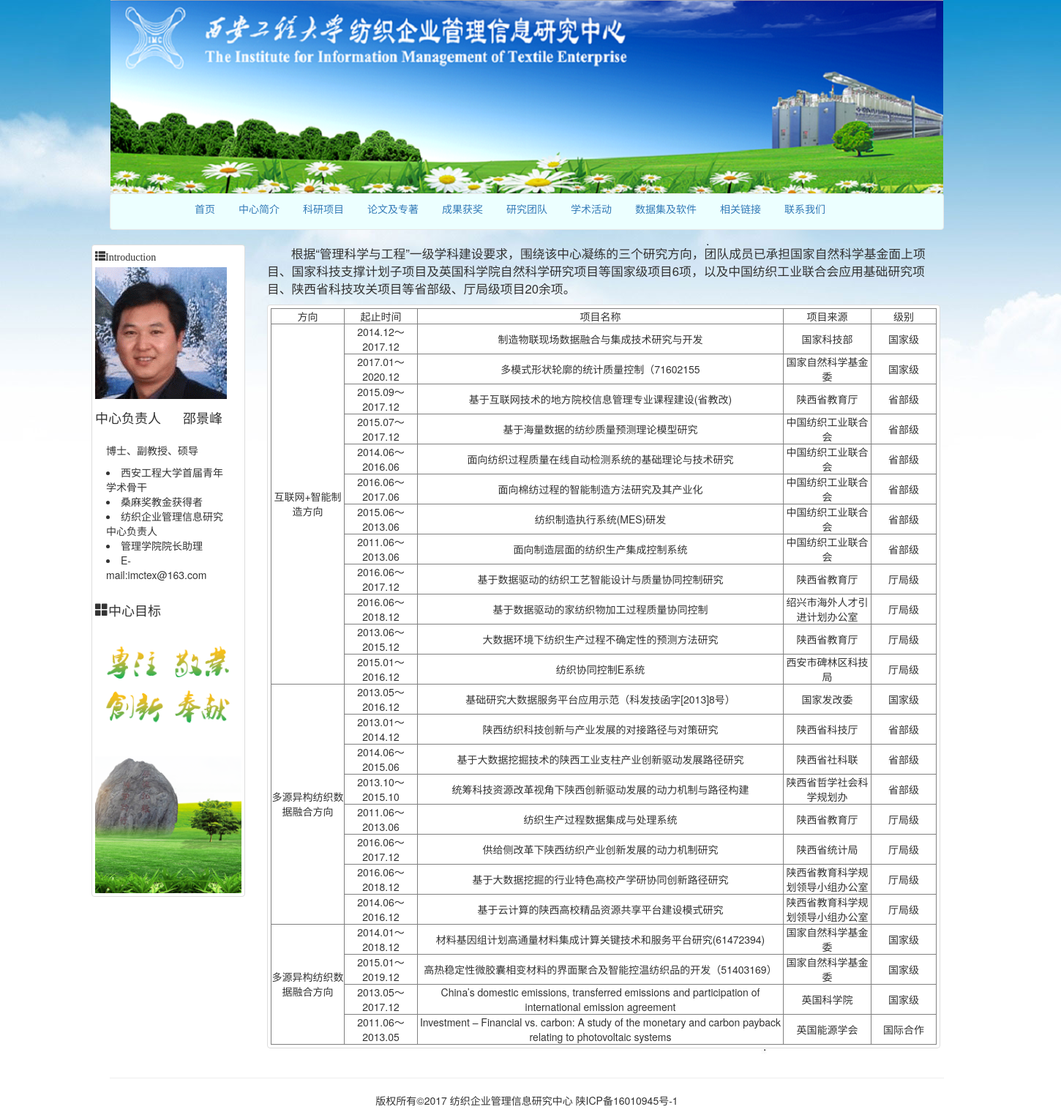
Page /research/researchs/ on the committed database.
### research/models.py (models this page shows, shortened)
class Research(models.Model):
    name = models.CharField('项目名称',max_length=200)
    orientation = models.CharField('研究方向',max_length=200,blank=True)
    time = models.CharField('起止时间',max_length=200,blank=True)
    projectorigin = models.CharField('项目来源',max_length=200,blank=True)
    rank = models.CharField('级别',max_length=200,blank=True)
    class Meta:
        verbose_name = '科研项目'
        verbose_name_plural = '科研项目'

### research/views.py (the view)
def researchs(request):
    research1 = Research.objects.filter(orientation="互联网+智能制造方向")
    r1 = len(research1)
    research2 = Research.objects.filter(orientation="多源异构纺织数据融合方向")
    r2 = len(research2)
    research3 = Research.objects.filter(orientation="纤维材料高通量计算")
    r3 = len(research3)
    return render(request, "reserach/research_list.html", {"research1": research1,"research2": research2,"research3": research3,"r1":r1,"r2":r2,"r3":r3})

### templates/reserach/research_list.html (shortened to what this page needs)
{% extends "base.html" %}
{% block content %}
<div class="container">
 <div class="col-md-10">
    <p style="font-size: larger">&nbsp;&nbsp;&nbsp;&nbsp;&nbsp;&nbsp;&nbsp;根据“管理科学与工程”一级学科建设要求，围绕该中心凝练的三个研究方向，团队成员已承担国家自然科学基金面上项目、国家科技支撑计划子项目及英国科学院自然科学研究项目等国家级项目6项，以及中国纺织工业联合会应用基础研究项目、陕西省科技攻关项目等省部级、厅局级项目20余项。</p>
<div class="thumbnail">
    <table width="910" border="1" BGCOLOR="#ccffcc">
    <tr align="center"><td>方向</td><td>起止时间</td><td>项目名称</td><td>项目来源</td><td>级别</td></tr>
            <tr align="center">
                <td width="90" rowspan="{{ r1 }}">
                    互联网+智能制造方向
                </td>
                {% for research1 in research1 %}
                <td align="center" width="100">
                {{ research1.time }}
                </td>
                <td align="center" width="500">
                {{ research1.name }}
                </td>
                <td align="center" width="120">
                {{ research1.projectorigin }}
                </td>
                <td align="center">
                {{ research1.rank }}
                </td>
            </tr>
                {% endfor %}
            <tr align="center">
                <td width="100" rowspan="{{ r2 }}">
                多源异构纺织数据融合方向
                </td>
                {% for research2 in research2 %}
                <td align="center">
                {{ research2.time }}
                </td>
                <td align="center">
                {{ research2.name }}
                </td>
                <td align="center">
                {{ research2.projectorigin }}
                </td>
                <td align="center">
                {{ research2.rank }}
                </td>
            </tr>
            {% endfor %}
            <tr align="center">
                <td  width="100" rowspan="{{ r3 }}">
                多源异构纺织数据融合方向
                </td>
                {% for research3 in research3 %}
                <td align="center">
                {{ research3.time }}
                </td>
                <td align="center">
                {{ research3.name }}
                </td>
                <td align="center">
                {{ research3.projectorigin }}
                </td>
                <td align="center">
                {{ research3.rank }}
                </td>
            </tr>
        {% endfor %}
    </table>
    </div>
</div>
</div>
{% endblock %}

### templates/base.html (shortened to what this page needs)
{% load staticfiles %}
<!DOCTYPE html>
<html lang="zh-cn">
<head>
    <link rel="stylesheet" href="{% static 'css/bootstrap.css' %}">
</head>
<body background="{% static 'images/body-bj2.jpg' %}" style="width:1440px;">
    {% include "header.html" %}
    <div class="container">
        {% block content %}
        {% endblock %}
    </div>
    {% include "footer.html" %}
</body>
</html>

### templates/header.html (shortened to what this page needs)
{% load staticfiles %}
<div class="container">
    <div class="row text-center vertical-middle-sm" >
        <img src="{% static 'images/indexlogo.png'%}">
    </div>
    <nav class="navbar navbar-default" role="navigation" style="background: #ecffff">
        <div>
            <ul class="nav nav-pills" style="margin-left: 100px" >
                <li><a href="{% url 'index:index' %}" >首页</a></li>
                <li><a href="{% url 'index:centerintr' %}" >中心简介</a></li>
                <li><a href="{% url 'research:researchs' %}">科研项目</a></li>
                <li><a href="{% url 'monographs:monographs_list' %}">论文及专著</a></li>
                <li><a href="{% url 'award:award_list' %}">成果获奖</a></li>
                <li><a href="{% url 'people:people_list' %}">研究团队</a></li>
                <li><a href="{% url 'adactivaty:adactivaty_list' %}">学术活动</a></li>
                <li><a href="{% url 'index:dataset' %}" >数据集及软件</a></li>
                <li><a href="{% url 'index:link' %}">相关链接</a></li>
                <li><a href="{% url 'index:contact' %}">联系我们</a></li>
            </ul>
        </div>
    </nav>
</div>
<div class="col-md-2" style="margin-left: 110px">
    <div class="thumbnail">
        <div>
        <p class="glyphicon glyphicon-th-list" >Introduction</p>
        <img src="{% static 'images/180.gif' %}">
        </div>
        <div class="row">
            <div class="navbar-brand">中心负责人</div>
            <div class="navbar-brand">邵景峰</div>
        </div>
        <div class="panel-heading">
            <p>博士、副教授、硕导</p>
            <li>西安工程大学首届青年学术骨干</li>
            <li>桑麻奖教金获得者</li>
            <li>纺织企业管理信息研究中心负责人</li>
            <li>管理学院院长助理</li>
            <li>E-mail:imctex@163.com</li>
        </div>
        <div class="row">
            <div class="navbar-brand glyphicon glyphicon-th-large">中心目标</div>
        </div>
        <img src="{% static 'images/tone.png' %}">
    </div>
</div>

### templates/footer.html
<div class="container">
    <hr>
    <p class="text-center">版权所有©2017 纺织企业管理信息研究中心 陕ICP备16010945号-1</p>
</div>

### rows in the picture
Research: time "2014.12～2017.12", name "制造物联现场数据融合与集成技术研究与开发", projectorigin "国家科技部", rank "国家级"
Research: time "2017.01～2020.12", name "多模式形状轮廓的统计质量控制（71602155", projectorigin "国家自然科学基金委", rank "国家级"
Research: time "2015.09～2017.12", name "基于互联网技术的地方院校信息管理专业课程建设(省教改)", projectorigin "陕西省教育厅", rank "省部级"
Research: time "2015.07～2017.12", name "基于海量数据的纺纱质量预测理论模型研究", projectorigin "中国纺织工业联合会", rank "省部级"
Research: time "2014.06～2016.06", name "面向纺织过程质量在线自动检测系统的基础理论与技术研究", projectorigin "中国纺织工业联合会", rank "省部级"
Research: time "2016.06～2017.06", name "面向棉纺过程的智能制造方法研究及其产业化", projectorigin "中国纺织工业联合会", rank "省部级"
Research: time "2015.06～2013.06", name "纺织制造执行系统(MES)研发", projectorigin "中国纺织工业联合会", rank "省部级"
Research: time "2011.06～2013.06", name "面向制造层面的纺织生产集成控制系统", projectorigin "中国纺织工业联合会", rank "省部级"
Research: time "2016.06～2017.12", name "基于数据驱动的纺织工艺智能设计与质量协同控制研究", projectorigin "陕西省教育厅", rank "厅局级"
Research: time "2016.06～2018.12", name "基于数据驱动的家纺织物加工过程质量协同控制", projectorigin "绍兴市海外人才引进计划办公室", rank "厅局级"
Research: time "2013.06～2015.12", name "大数据环境下纺织生产过程不确定性的预测方法研究", projectorigin "陕西省教育厅", rank "厅局级"
Research: time "2015.01～2016.12", name "纺织协同控制E系统", projectorigin "西安市碑林区科技局", rank "厅局级"
Research: time "2013.05～2016.12", name "基础研究大数据服务平台应用示范（科发技函字[2013]8号）", projectorigin "国家发改委", rank "国家级"
Research: time "2013.01～2014.12", name "陕西纺织科技创新与产业发展的对接路径与对策研究", projectorigin "陕西省科技厅", rank "省部级"
Research: time "2014.06～2015.06", name "基于大数据挖掘技术的陕西工业支柱产业创新驱动发展路径研究", projectorigin "陕西省社科联", rank "省部级"
Research: time "2013.10～2015.10", name "统筹科技资源改革视角下陕西创新驱动发展的动力机制与路径构建", projectorigin "陕西省哲学社会科学规划办", rank "省部级"
Research: time "2011.06～2013.06", name "纺织生产过程数据集成与处理系统", projectorigin "陕西省教育厅", rank "厅局级"
Research: time "2016.06～2017.12", name "供给侧改革下陕西纺织产业创新发展的动力机制研究", projectorigin "陕西省统计局", rank "厅局级"
Research: time "2016.06～2018.12", name "基于大数据挖掘的行业特色高校产学研协同创新路径研究", projectorigin "陕西省教育科学规划领导小组办公室", rank "厅局级"
Research: time "2014.06～2016.12", name "基于云计算的陕西高校精品资源共享平台建设模式研究", projectorigin "陕西省教育科学规划领导小组办公室", rank "厅局级"
Research: time "2014.01～2018.12", name "材料基因组计划高通量材料集成计算关键技术和服务平台研究(61472394)", projectorigin "国家自然科学基金委", rank "国家级"
Research: time "2015.01～2019.12", name "高热稳定性微胶囊相变材料的界面聚合及智能控温纺织品的开发（51403169）", projectorigin "国家自然科学基金委", rank "国家级"
Research: time "2013.05～2017.12", name "China’s domestic emissions, transferred emissions and participation of international emission agreement", projectorigin "英国科学院", rank "国家级"
Research: time "2011.06～2013.05", name "Investment – Financial vs. carbon: A study of the monetary and carbon payback relating to photovoltaic systems", projectorigin "英国能源学会", rank "国际合作"
